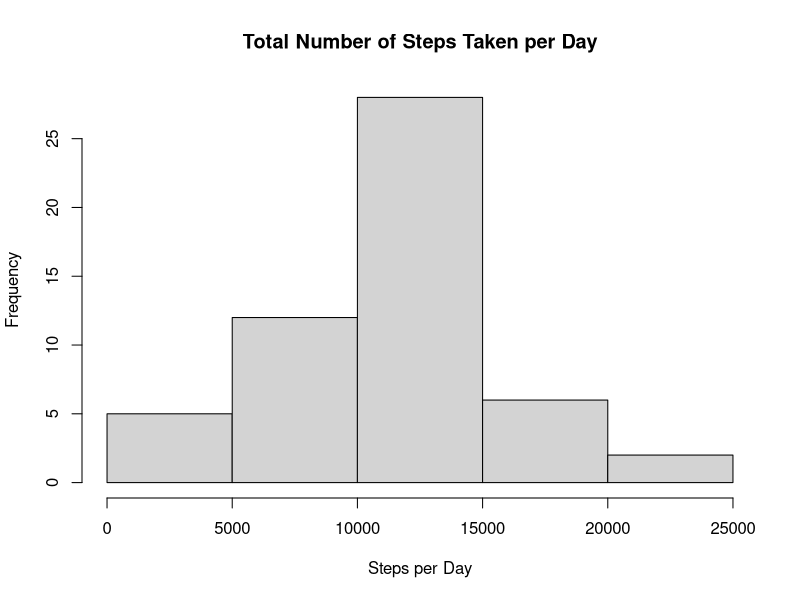
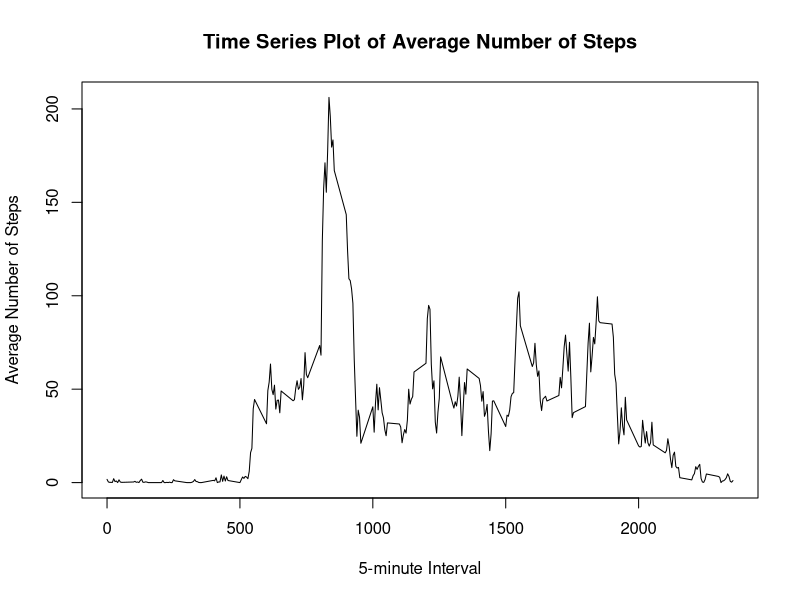
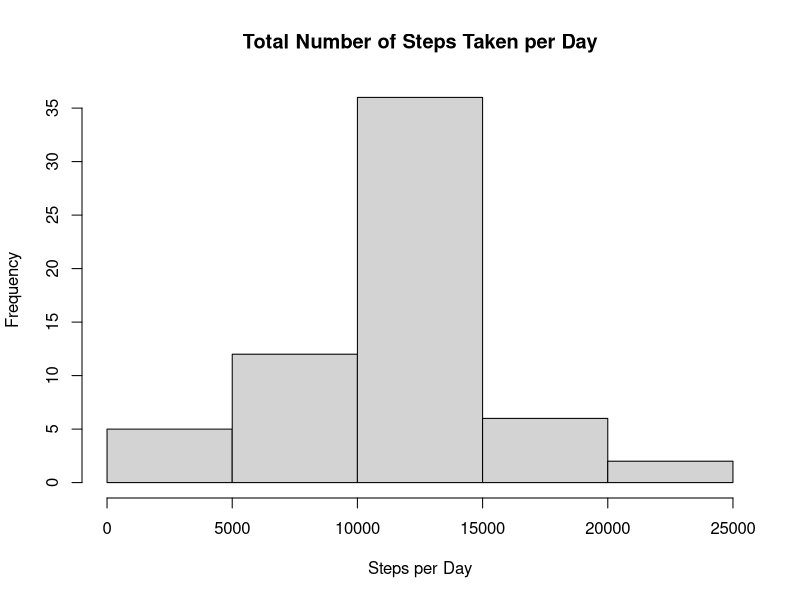
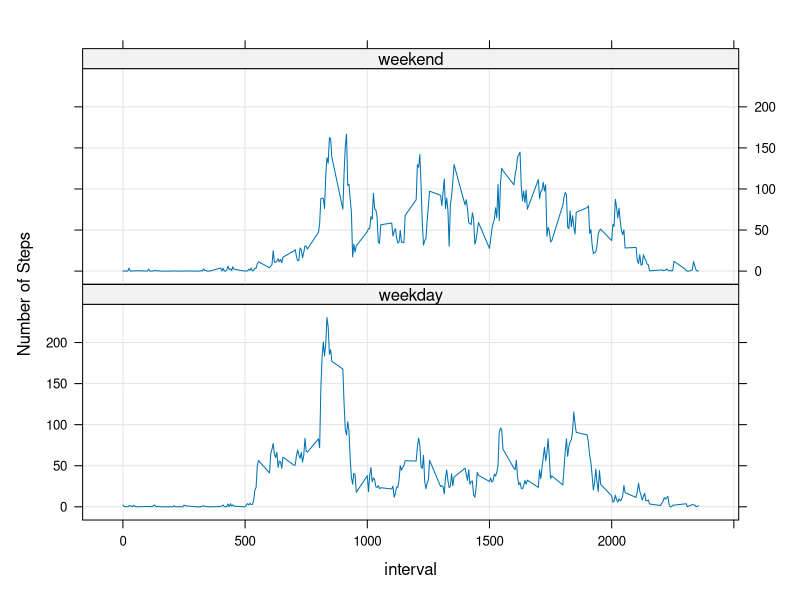

Write the R code that produced these figures, in order. (Note: this script raises an error after producing the figures.)
## ---- chunk 1
activitydata <- read.csv("activity.csv")
library(lattice)
library(knitr)
## ---- chunk 2
PerDay <- aggregate(steps ~ date, activitydata, sum, na.rm = TRUE)
## ---- chunk 3
hist(PerDay$steps, main = "Total Number of Steps Taken per Day", xlab = "Steps per Day")
## ---- chunk 4
summary(PerDay)
## ---- chunk 5
PerInterval <- aggregate(steps ~ interval, activitydata, mean, na.rm = TRUE)
plot(PerInterval$interval, PerInterval$steps, type = "l", main = "Time Series Plot of Average Number of Steps", xlab = "5-minute Interval", ylab = "Average Number of Steps")
## ---- chunk 6
Maximum <- which.max(PerInterval$steps)
PerInterval[Maximum, ]
## ---- chunk 7
sum(is.na(activitydata))
## ---- chunk 8
activitymodified <- activitydata
for(i in 1:nrow(activitymodified)){
        if (is.na(activitymodified$steps[i])){
                intervalno <- activitymodified$interval[i]
                newsteps <- PerInterval[
                        PerInterval$interval == intervalno,]
                activitymodified$steps[i] <- newsteps$steps;
        }
}
PerDayModified <- aggregate(steps ~ date, activitymodified, sum)
## ---- chunk 9
hist(PerDayModified$steps, main = "Total Number of Steps Taken per Day", xlab = "Steps per Day")
## ---- chunk 10
summary(PerDayModified)
## ---- chunk 11
activitymodified['day'] <- weekdays(as.Date(activitymodified$date))
activitymodified$day[activitymodified$day %in% c('Saturday','Sunday')] <- "weekend"
activitymodified$day[activitymodified$day != "weekend"] <- "weekday"
## ---- chunk 12
table(activitymodified$day)
## ---- chunk 13
PerIntervalModified <- aggregate(steps ~ interval + day, data = activitymodified, FUN="mean")
xyplot(steps ~ interval | day, data=PerIntervalModified, type="l", layout = c(1,2), grid = T, ylab = "Number of Steps")
## ---- chunk 14
knit2html("PA1_template.html")
